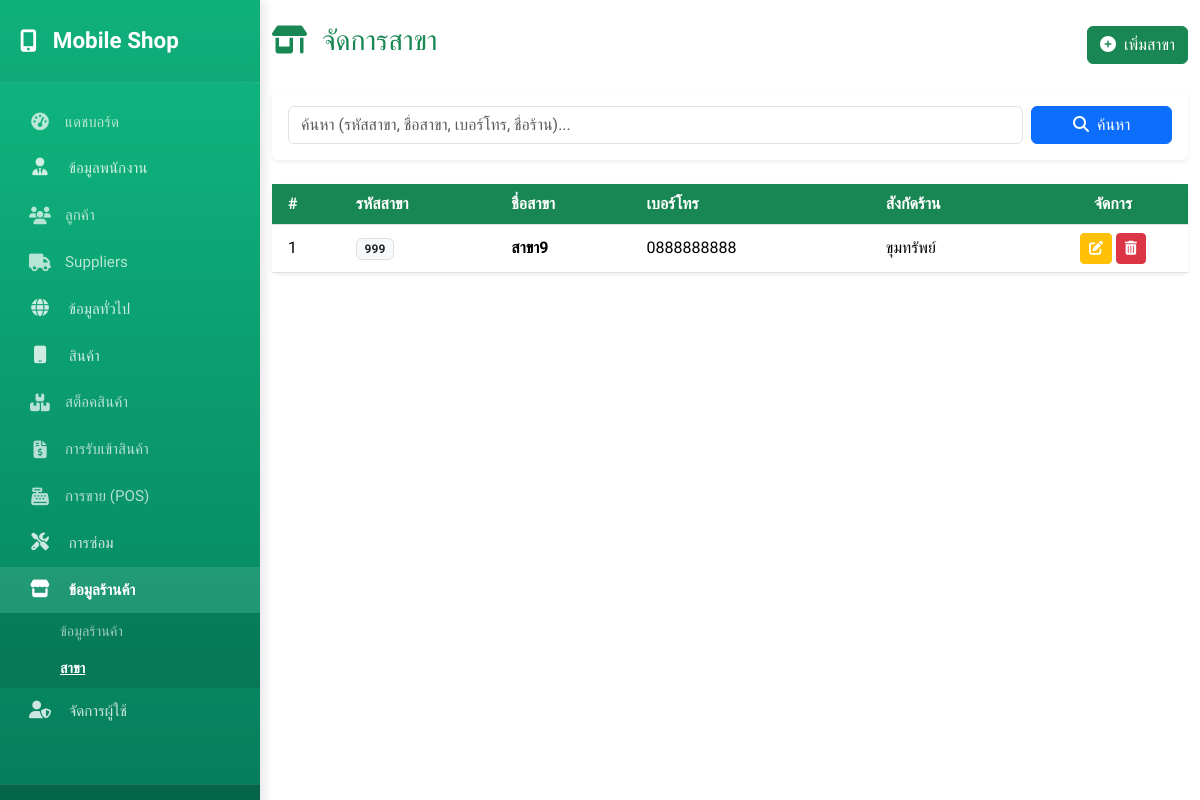
Page /branch/branch.php (signed in) on the earlier database version.
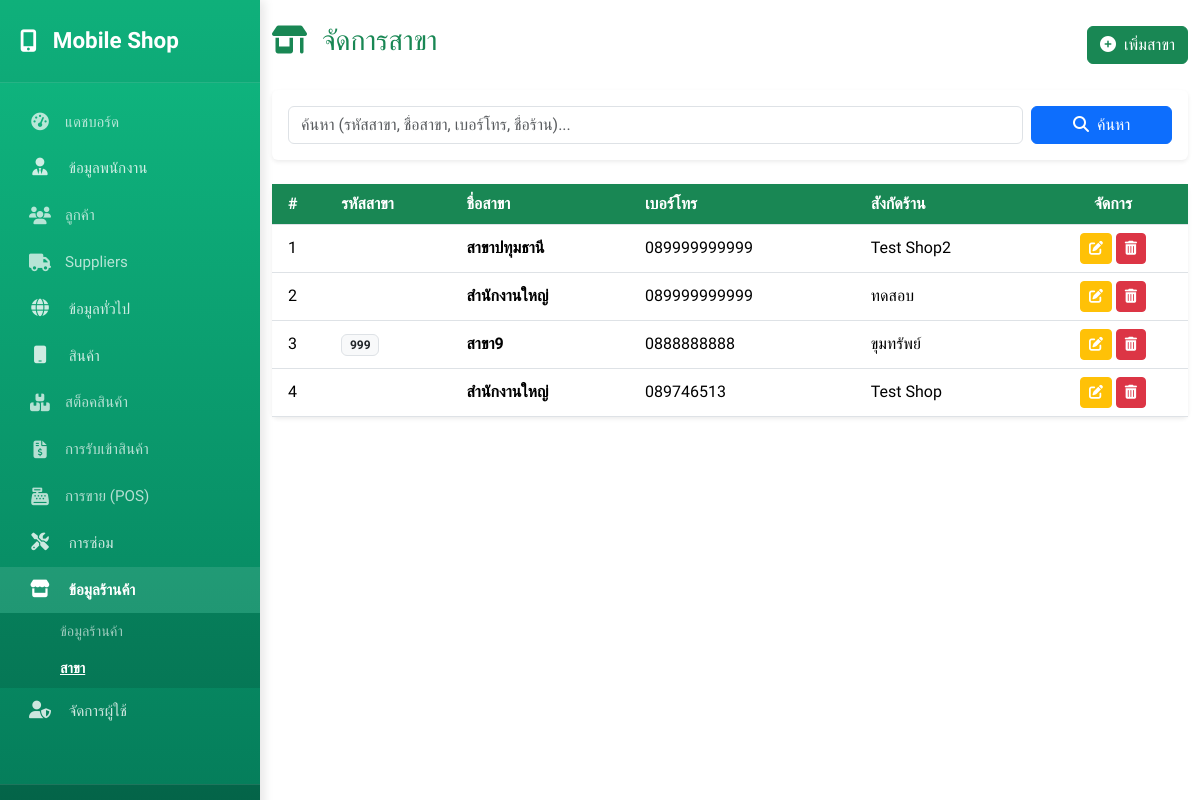
Same page on the later database version.
### tables this page shows
CREATE TABLE `branches` (
  `branch_id` int(3) NOT NULL,
  `branch_code` varchar(30) DEFAULT NULL,
  `branch_name` varchar(50) NOT NULL,
  `branch_phone` varchar(20) NOT NULL,
  `create_at` datetime NOT NULL DEFAULT current_timestamp(),
  `update_at` datetime NOT NULL DEFAULT current_timestamp(),
  `Addresses_address_id` int(6) NOT NULL,
  `shop_info_shop_id` int(3) NOT NULL
);

CREATE TABLE `shop_info` (
  `shop_id` int(3) NOT NULL,
  `shop_name` varchar(50) NOT NULL,
  `tax_id` varchar(20) NOT NULL,
  `shop_phone` varchar(20) NOT NULL,
  `shop_email` varchar(50) DEFAULT NULL,
  `logo` varchar(255) DEFAULT NULL,
  `create_at` datetime NOT NULL DEFAULT current_timestamp(),
  `update_at` datetime NOT NULL DEFAULT current_timestamp(),
  `Addresses_address_id` int(6) NOT NULL,
  `shop_app_password` varchar(50) DEFAULT NULL COMMENT 'รหัสผ่านแอปสำหรับส่งอีเมล',
  `promptpay_number` varchar(20) DEFAULT NULL COMMENT 'เบอร์พร้อมเพย์หรือเลขบัญชีสำหรับรับเงิน'
);

### global/sidebar.php (called while the page is built, shortened)
<?php
require_once '../config/config.php';
$sidebar_uid = $_SESSION['user_id'] ?? 0;
function isActive($keywords)
{
    $current_url = $_SERVER['PHP_SELF'];
    if (!is_array($keywords)) $keywords = [$keywords];
    foreach ($keywords as $key) {
        if (strpos($current_url, $key) !== false) return 'active';
    }
    return '';
}
function isExpanded($keywords)
{
    return isActive($keywords) ? 'show' : '';
}
function isGroupActive($keywords)
{
    return isActive($keywords) ? 'text-white fw-bold bg-white-10' : 'text-white-80';
}
?>
        <?php if (hasPermission($conn, $sidebar_uid, 'menu_manage_users')): ?>
            <a href="#sub-users" class="list-group-item list-group-item-action menu-toggle <?= isGroupActive(['permission.php', 'role.php']) ?>" data-bs-toggle="collapse" aria-expanded="<?= !empty(isExpanded(['permission.php', 'role.php'])) ? 'true' : 'false' ?>">
                <span><i class="fas fa-user-shield"></i> จัดการผู้ใช้</span>
            </a>
            <div class="collapse submenu <?= isExpanded(['permission.php', 'role.php']) ?>" id="sub-users">
                <a href="../permission/permission.php" class="list-group-item list-group-item-action <?= isActive('permission.php') ?>">สิทธิ์การใช้งาน</a>
                <a href="../role/role.php" class="list-group-item list-group-item-action <?= isActive('role.php') ?>">บทบาทผู้ใช้</a>
            </div>
        <?php endif; ?>

### config/load_theme.php (called while the page is built, shortened)
<?php
$user_id = $_SESSION['user_id'] ?? 1;
$theme_sql = "SELECT * FROM systemconfig WHERE user_id = $user_id";
$theme_result = mysqli_query($conn, $theme_sql);
$theme = mysqli_fetch_assoc($theme_result);
$header_bg_color    = $theme['header_bg_color'] ?? '#198754';
$header_text_color  = $theme['header_text_color'] ?? '#ffffff';
?>

### config/functions.php (called while the page is built, shortened)
<?php
function hasPermission($conn, $user_id, $permission_name)
{
    $sql = "SELECT 1
            FROM user_roles ur
            JOIN role_permissions rp ON ur.roles_role_id = rp.roles_role_id
            JOIN permissions p ON rp.permissions_permission_id = p.permission_id
            WHERE ur.users_user_id = ?
            AND p.permission_name = ?
            LIMIT 1";
    $stmt = $conn->prepare($sql);
    $stmt->bind_param("is", $user_id, $permission_name);
    $stmt->execute();
    $result = $stmt->get_result();
    $has_perm = ($result->num_rows > 0);
    return $has_perm;
}

### branch/branch.php (the view, shortened to what the changed rows need)
<?php
require '../config/config.php';
$where_clause = '';
$sql = "SELECT b.*, s.shop_name
        FROM branches b
        LEFT JOIN shop_info s ON b.shop_info_shop_id = s.shop_id
        $where_clause
        ORDER BY b.branch_id DESC";
$result = mysqli_query($conn, $sql);
?>
<!DOCTYPE html>
<html lang="th">
<head>
    <link href="https://cdn.jsdelivr.net/npm/bootstrap@5.3.3/dist/css/bootstrap.min.css" rel="stylesheet">
    <link href="https://cdnjs.cloudflare.com/ajax/libs/font-awesome/6.5.1/css/all.min.css" rel="stylesheet">
    <?php require '../config/load_theme.php'; ?>
</head>
<body>
    <div class="d-flex" id="wrapper">
        <?php include '../global/sidebar.php'; ?>
        <div class="main-content w-100">
            <div class="container-fluid py-4">
                <div class="row">
                    <div class="col-md-12">
                        <div class="card border-0 shadow-sm">
                            <div class="card-body p-0">
                                <div class="table-responsive">
                                    <table class="table table-hover align-middle mb-0">
                                        <thead style="background-color: <?= $header_bg_color ?>; color: <?= $header_text_color ?>;">
                                            <tr>
                                                <th class="ps-3">#</th>
                                                <th>รหัสสาขา</th>
                                                <th>ชื่อสาขา</th>
                                                <th>เบอร์โทร</th>
                                                <th>สังกัดร้าน</th>
                                                <th class="text-center" style="width: 150px;">จัดการ</th>
                                            </tr>
                                        </thead>
                                        <tbody>
                                            <?php if (mysqli_num_rows($result) > 0): ?>
                                                <?php
                                                $i = 1;
                                                while ($row = mysqli_fetch_assoc($result)):
                                                ?>
                                                    <tr>
                                                        <td class="ps-3"><?= $i++ ?></td>
                                                        <td><span class="badge bg-light text-dark border"><?= htmlspecialchars($row['branch_code']) ?></span></td>
                                                        <td class="fw-bold"><?= htmlspecialchars($row['branch_name']) ?></td>
                                                        <td><?= htmlspecialchars($row['branch_phone']) ?></td>
                                                        <td><?= htmlspecialchars($row['shop_name']) ?></td>
                                                        <td class="text-center">
                                                            <a href="edit_branch.php?id=<?= $row['branch_id'] ?>"
                                                                class="btn btn-edit btn-sm" title="แก้ไข">
                                                                <i class="fas fa-edit"></i>
                                                            </a>
                                                            <a href="delete_branch.php?id=<?= $row['branch_id'] ?>"
                                                                class="btn btn-delete btn-sm"
                                                                onclick="return confirm('คุณต้องการลบสาขานี้ใช่หรือไม่?');" title="ลบ">
                                                                <i class="fas fa-trash-alt"></i>
                                                            </a>
                                                        </td>
                                                    </tr>
                                                <?php endwhile; ?>
                                            <?php endif; ?>
                                        </tbody>
                                    </table>
                                </div>
                            </div>
                        </div>
                    </div>
                </div>
            </div>
        </div>
    </div>
</body>
</html>

Differences in the rows shown:
added branches: branch_name "สาขาปทุมธานี", branch_phone "089999999999", shop_info.shop_name "Test Shop2"
added branches: branch_name "สำนักงานใหญ่", branch_phone "089999999999", shop_info.shop_name "ทดสอบ"
added branches: branch_name "สำนักงานใหญ่", branch_phone "089746513", shop_info.shop_name "Test Shop"
